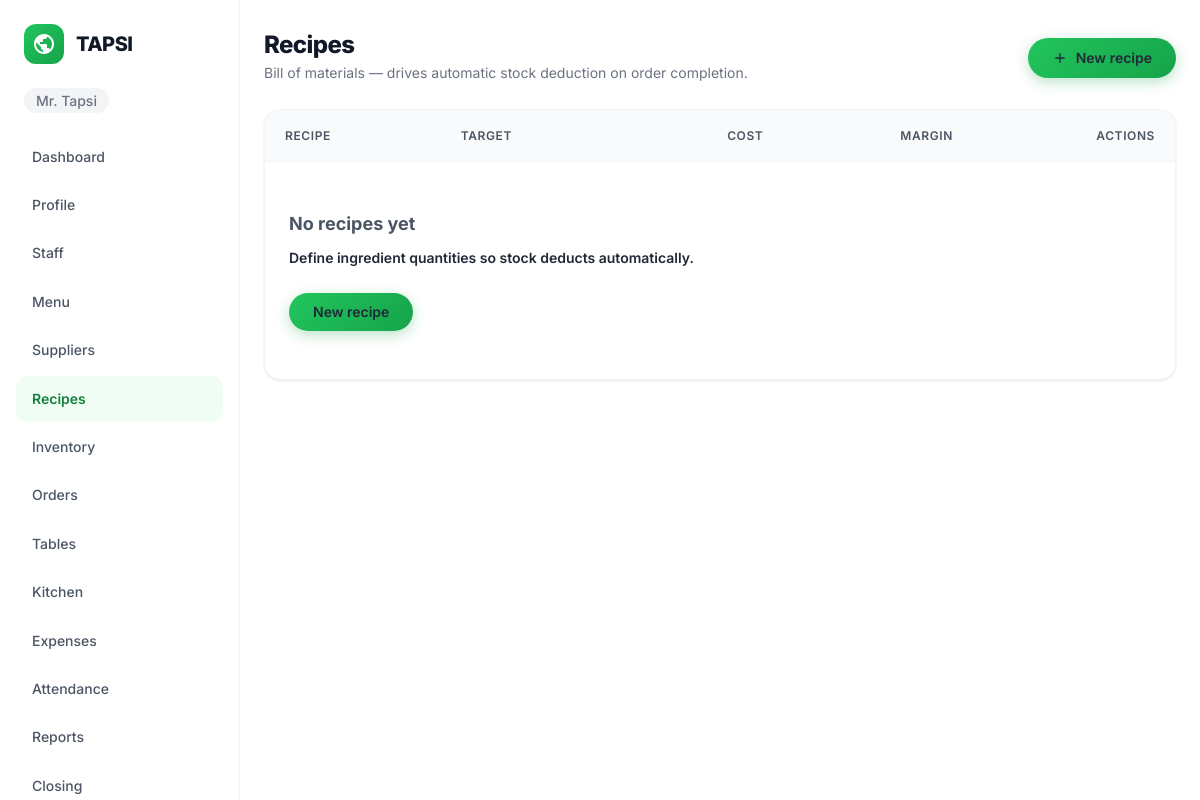
The page /recipes/ (signed in) on the database as committed earlier.
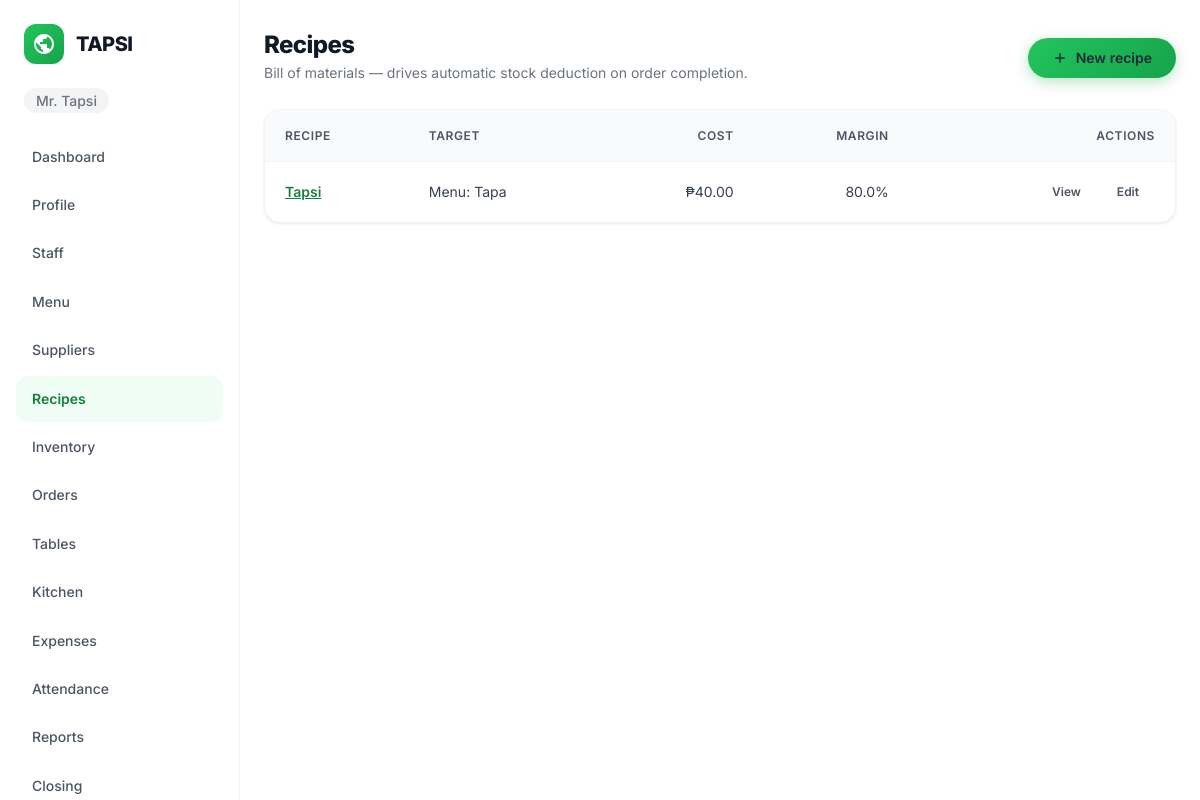
The same page on the database as committed later.
### recipes/models.py (models this page shows, shortened)
class Recipe(models.Model):
    restaurant_id = models.PositiveIntegerField(db_index=True)
    menu_item = models.ForeignKey(
        "menu.MenuItem",
        on_delete=models.CASCADE,
        null=True,
        blank=True,
        related_name="recipes",
    )
    addon = models.ForeignKey(
        "menu.AddOn",
        on_delete=models.CASCADE,
        null=True,
        blank=True,
        related_name="recipes",
    )
    name = models.CharField(max_length=160, blank=True)
    created_at = models.DateTimeField(auto_now_add=True)
    updated_at = models.DateTimeField(auto_now=True)
    class Meta:
        ordering = ("-updated_at",)
    @property
    def target(self):
        return self.menu_item or self.addon
    @property
    def cost(self):
        return sum(
            (line.ingredient.average_unit_cost * line.quantity for line in self.lines.all()),
            Decimal("0"),
        )
    @property
    def margin(self):
        target = self.target
        if not target:
            return None
        price = Decimal(target.price)
        if price <= 0:
            return None
        return ((price - self.cost) / price) * Decimal("100")

class RecipeIngredient(models.Model):
    recipe = models.ForeignKey(
        Recipe,
        on_delete=models.CASCADE,
        related_name="lines",
    )
    ingredient = models.ForeignKey(
        "inventory.Ingredient",
        on_delete=models.PROTECT,
        related_name="recipe_lines",
    )
    quantity = models.DecimalField(
        max_digits=12,
        decimal_places=3,
        validators=[MinValueValidator(0.001)],
    )
    class Meta:
        unique_together = ("recipe", "ingredient")
        ordering = ("id",)

### menu/models.py (models this page shows, shortened)
class MenuItem(models.Model):
    restaurant_id = models.PositiveIntegerField(db_index=True)
    category = models.ForeignKey(
        Category,
        on_delete=models.SET_NULL,
        null=True,
        blank=True,
        related_name="items",
    )
    name = models.CharField(max_length=120)
    description = models.TextField(blank=True)
    price = models.DecimalField(
        max_digits=12,
        decimal_places=2,
        validators=[MinValueValidator(0)],
    )
    prep_minutes = models.SmallIntegerField(default=10)
    is_available = models.BooleanField(default=True)
    image = models.ImageField(upload_to="menu_images/", blank=True)
    is_deleted = models.BooleanField(default=False)
    deleted_at = models.DateTimeField(null=True, blank=True)
    created_at = models.DateTimeField(auto_now_add=True)
    updated_at = models.DateTimeField(auto_now=True)
    class Meta:
        ordering = ("name",)

### inventory/models.py (models this page shows, shortened)
class Ingredient(models.Model):
    class UnitOfMeasure(models.TextChoices):
        GRAM = "g", "Gram (g)"
        KILOGRAM = "kg", "Kilogram (kg)"
        MILLILITER = "ml", "Milliliter (ml)"
        LITER = "L", "Liter (L)"
        PIECE = "pc", "Piece (pc)"
        PACK = "pack", "Pack"
    restaurant_id = models.PositiveIntegerField(db_index=True)
    name = models.CharField(max_length=100)
    unit_of_measure = models.CharField(
        max_length=10,
        choices=UnitOfMeasure.choices,
        default=UnitOfMeasure.PIECE,
    )
    minimum_stock = models.DecimalField(
        max_digits=12,
        decimal_places=2,
        default=0,
        validators=[MinValueValidator(0)],
    )
    average_unit_cost = models.DecimalField(
        max_digits=12,
        decimal_places=2,
        default=0,
        validators=[MinValueValidator(0)],
    )
    default_supplier_id = models.PositiveIntegerField(null=True, blank=True)
    is_deleted = models.BooleanField(default=False)
    deleted_at = models.DateTimeField(null=True, blank=True)
    created_at = models.DateTimeField(auto_now_add=True)
    updated_at = models.DateTimeField(auto_now=True)
    class Meta:
        ordering = ("name",)

### recipes/views.py (the view)
# urls.py: path("", views.recipe_list, name="recipe_list"),
@user_passes_test(_is_staff_or_manager)
def recipe_list(request):
    rid = _restaurant_id(request.user)
    recipes = Recipe.objects.filter(restaurant_id=rid).prefetch_related(
        "lines__ingredient", "menu_item", "addon"
    )
    return render(request, "recipes/recipe_list.html", {"recipes": recipes})

### accounts/models.py (called while the page is built)
    def get_queryset(self):
        return super().get_queryset().filter(is_deleted=False)

### recipes/views.py (called while the page is built)
def _is_staff_or_manager(user):
    return user.is_authenticated and user.role in {User.Role.OWNER, User.Role.MANAGER, User.Role.KITCHEN}

def _restaurant_id(user):
    return user.restaurant_id

### templates/recipes/recipe_list.html (shortened to what this page needs)
{% extends 'base.html' %}
{% block content %}
<div class="page-heading">
    <div>
        <h1>Recipes</h1>
        <p style="color: var(--gray-500); font-size: var(--font-size-sm); margin-top: var(--space-1);">Bill of materials — drives automatic stock deduction on order completion.</p>
    </div>
    <a class="btn btn-primary" href="{% url 'recipes:recipe_create' %}">
        <svg width="16" height="16" viewBox="0 0 24 24" fill="none" stroke="currentColor" stroke-width="2"><path d="M12 5v14M5 12h14"/></svg>
        New recipe
    </a>
</div>
<div class="table-card">
    <table>
        <thead>
            <tr>
                <th>Recipe</th>
                <th>Target</th>
                <th style="text-align: right;">Cost</th>
                <th style="text-align: right;">Margin</th>
                <th style="text-align: right;">Actions</th>
            </tr>
        </thead>
        <tbody>
            {% for recipe in recipes %}
            <tr>
                <td><a href="{% url 'recipes:recipe_detail' recipe.pk %}" style="color: var(--tapsi-700); font-weight: 600;">{{ recipe.name }}</a></td>
                <td>{% if recipe.menu_item %}Menu: {{ recipe.menu_item.name }}{% else %}Add-on: {{ recipe.addon.name }}{% endif %}</td>
                <td style="text-align: right;">₱{{ recipe.cost|floatformat:2 }}</td>
                <td style="text-align: right;">
                    {% if recipe.margin is None %}—{% else %}{{ recipe.margin|floatformat:1 }}%{% endif %}
                </td>
                <td style="text-align: right;">
                    <a href="{% url 'recipes:recipe_detail' recipe.pk %}" class="btn btn-ghost btn-sm">View</a>
                    <a href="{% url 'recipes:recipe_edit' recipe.pk %}" class="btn btn-ghost btn-sm">Edit</a>
                </td>
            </tr>
            {% empty %}
            <tr>
                <td colspan="5" class="empty-state">
                    <h3>No recipes yet</h3>
                    <p>Define ingredient quantities so stock deducts automatically.</p>
                    <a href="{% url 'recipes:recipe_create' %}" class="btn btn-primary">New recipe</a>
                </td>
            </tr>
            {% endfor %}
        </tbody>
    </table>
</div>
{% endblock %}

Rows that differ between the two databases and show on the page:
added Recipe: name "Tapsi", menu_item.name "Tapa", cost "40.00", margin "80.0"
Other text that changed with them:
text no longer shown: "No recipes yet Define ingredient quantities so stock deducts automatically. New recipe"
